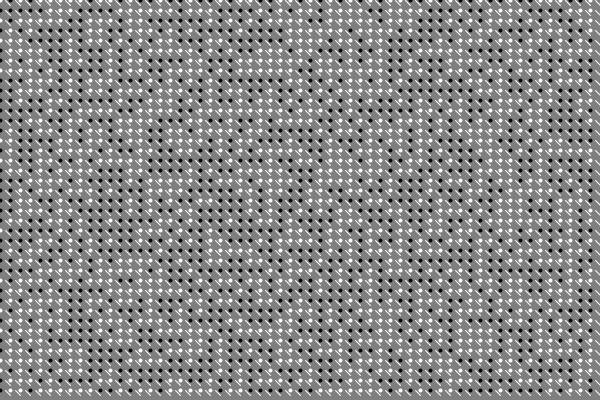
Frame 1 (no input)
Frame 60 (the mouse pressed at the canvas centre just before this capture): identical to frame 1, image omitted
Frame 120 (the mouse held since frame 60 and released just before this capture): identical to frame 1, image omitted

The Processing sketch that drew this single still picture (run headless with seeded random() and noise(); from frame 60 on, the mouse is pressed at the canvas centre):

// Processing sketch: MarchingSquaresCave
// ── MarchingSquaresCave.pde
int[][] field;
int res=10;
int cols,rows;

void setup() {
  size(600,400);
  cols=1+width/res;
  rows=1+height/res;
  field=new int[cols][rows];
  for(int i= 0; i<cols; i++){
    for(int j=0; j<rows; j++){
      field[i][j] = floor(random(2));
    }
  }
}

void draw(){
  background(127);
  for(int i=0;i< cols-1; i++)
  {
    for(int j=0 ;j < rows-1 ;j++){
    stroke(field[i][j] *255);
    strokeWeight(res * 0.4);
    point(i*res,j*res);
    }
  }
  
   for(int i=0;i< cols-1; i++)
  {
    for(int j=0 ;j < rows-1 ;j++){
    float x = i *res;
    float y = j * res;
    PVector a = new PVector(x + res * 0.5,y);
    PVector b= new PVector(x + res ,y +res * 0.5);
    //PVector c= new PVector(x + res * 0.5, y + res);
    //PVector d= new PVector(x , y + res * 0.5);
    stroke(255);
    strokeWeight(1);
    line ( a. x,a.y,b.x,b.y);
      
    }
  }
}
